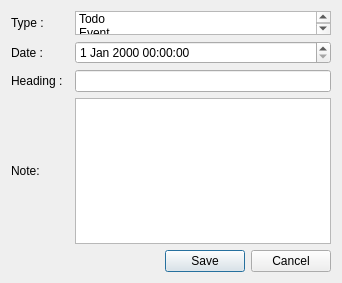
<?xml version="1.0" encoding="UTF-8"?>
<ui version="4.0">
 <class>AddCalendarEntry</class>
 <widget class="QDialog" name="AddCalendarEntry">
  <property name="geometry">
   <rect>
    <x>0</x>
    <y>0</y>
    <width>254</width>
    <height>283</height>
   </rect>
  </property>
  <property name="windowTitle">
   <string>Dialog</string>
  </property>
  <layout class="QGridLayout" name="gridLayout">
   <item row="0" column="0" colspan="2">
    <widget class="QLabel" name="label">
     <property name="text">
      <string>Type :</string>
     </property>
    </widget>
   </item>
   <item row="0" column="2">
    <widget class="QListWidget" name="typeListWidget">
     <property name="sizePolicy">
      <sizepolicy hsizetype="Fixed" vsizetype="Fixed">
       <horstretch>0</horstretch>
       <verstretch>0</verstretch>
      </sizepolicy>
     </property>
     <property name="maximumSize">
      <size>
       <width>16777215</width>
       <height>24</height>
      </size>
     </property>
     <item>
      <property name="text">
       <string>Todo</string>
      </property>
     </item>
     <item>
      <property name="text">
       <string>Event</string>
      </property>
     </item>
     <item>
      <property name="text">
       <string>Journal</string>
      </property>
     </item>
    </widget>
   </item>
   <item row="1" column="0" colspan="2">
    <widget class="QLabel" name="label_2">
     <property name="text">
      <string>Date :</string>
     </property>
    </widget>
   </item>
   <item row="1" column="2">
    <widget class="QDateTimeEdit" name="dateTimeEdit"/>
   </item>
   <item row="2" column="0">
    <widget class="QLabel" name="label_3">
     <property name="text">
      <string>Heading :</string>
     </property>
    </widget>
   </item>
   <item row="2" column="2">
    <widget class="QLineEdit" name="headingLineEdit"/>
   </item>
   <item row="3" column="0">
    <widget class="QLabel" name="label_4">
     <property name="text">
      <string>Note:</string>
     </property>
    </widget>
   </item>
   <item row="3" column="2">
    <widget class="QPlainTextEdit" name="noteTextEdit"/>
   </item>
   <item row="4" column="0" colspan="3">
    <widget class="QDialogButtonBox" name="buttonBox">
     <property name="orientation">
      <enum>Qt::Horizontal</enum>
     </property>
     <property name="standardButtons">
      <set>QDialogButtonBox::Cancel|QDialogButtonBox::Save</set>
     </property>
    </widget>
   </item>
  </layout>
 </widget>
 <resources/>
 <connections>
  <connection>
   <sender>buttonBox</sender>
   <signal>accepted()</signal>
   <receiver>AddCalendarEntry</receiver>
   <slot>accept()</slot>
   <hints>
    <hint type="sourcelabel">
     <x>248</x>
     <y>254</y>
    </hint>
    <hint type="destinationlabel">
     <x>157</x>
     <y>274</y>
    </hint>
   </hints>
  </connection>
  <connection>
   <sender>buttonBox</sender>
   <signal>rejected()</signal>
   <receiver>AddCalendarEntry</receiver>
   <slot>reject()</slot>
   <hints>
    <hint type="sourcelabel">
     <x>316</x>
     <y>260</y>
    </hint>
    <hint type="destinationlabel">
     <x>286</x>
     <y>274</y>
    </hint>
   </hints>
  </connection>
 </connections>
</ui>
